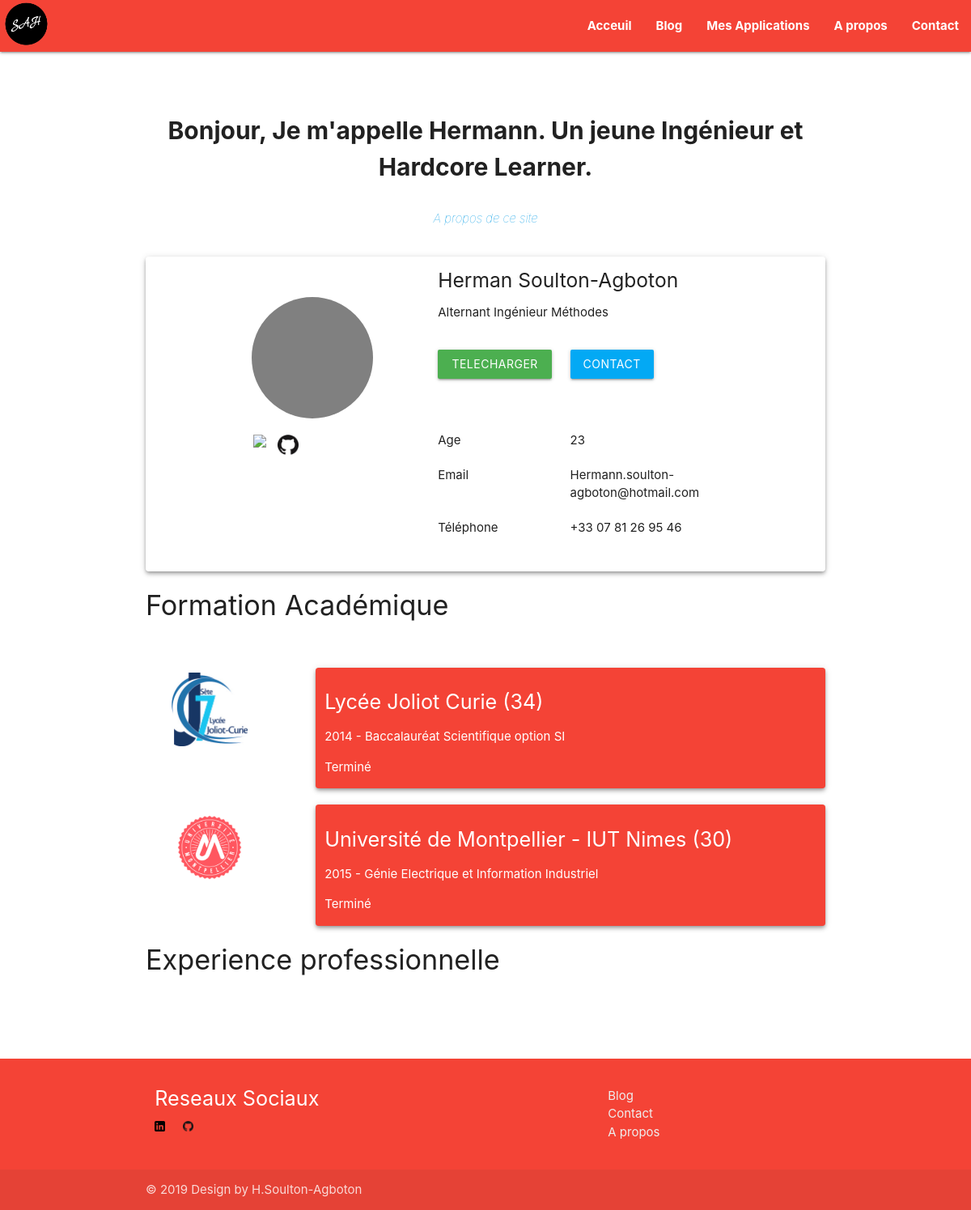
The app's page /, older data.
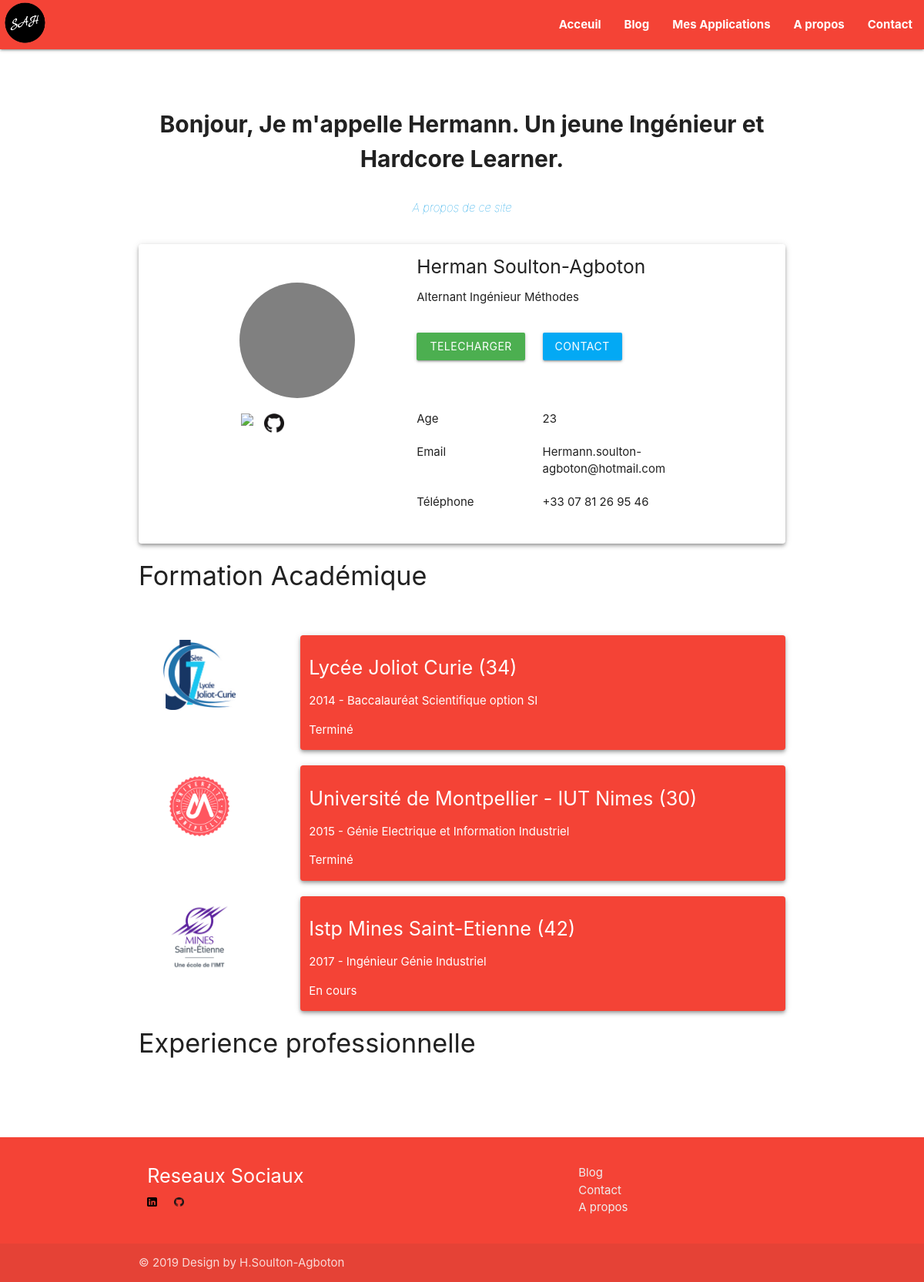
The same page, newer data.
### website/models.py (models this page shows, shortened)
class Formation(models.Model):
    name = models.CharField(max_length= 500)
    start_date = models.DecimalField(max_digits = 6, decimal_places=0)
    status = models.CharField(max_length= 8)
    school = models.CharField(max_length=500)
    photo = models.ImageField(upload_to="images/")

### website/views.py (the view)
# urls.py: path('', views.index, name='index'),
def index(request):
   Formations = Formation.objects.order_by('start_date')
   Experiences = Experience.objects.order_by('start_date')
   return  render(request, 'website/index.html',{'Formations': Formations, 'Experiences':Experiences})

### website/templates/website/index.html (shortened to what this page needs)
{% extends 'application.html' %}
{% load static %}
{% block content %}
<div class="container">
  <div class="row">
    <div class="col s12">
      <p class="specfont">
        Bonjour, Je m'appelle Hermann. Un jeune Ingénieur et Hardcore Learner.
      </p>
      <p id="citation"><a href="{% url 'about' %}">A propos de ce site</a></p>
    </div>
  </div>
  <div class="row z-depth-2 specborder">
    <div class="col s12 l4 ">
      <div class="row">
        <div class="col s12">
          <div id="profil-picture">
          </div>
          <div class="row">
            <div class="offset-l1 col l12 layout">
              <a href="" id="rs-logo"><img class="responsive-img center" src="{%static '/images/linkedin.png' %}"></a>
              <a href="" id="rs-logo"><img class="responsive-img  center" src="{%static '/images/github.png' %}"></a>
            </div>
          </div>
        </div>
      </div>
    </div>
    <div id="frame-pres" class="offset-s2 offset-m1 offset-l1 col s9 m12 l7">
      <div class="row">
        <div class=" offset-m2 col m12 l12">
          <h5>Herman Soulton-Agboton</h5>
          <p>Alternant Ingénieur Méthodes</p>
        </div>
      </div>
      <div class="row">
        <div class=" offset-m2 col s5 m4 l4">
          <a class="waves-effect green btn">TELECHARGER CV</a>
        </div>
        <div class=" offset-s1 col s6 m5 l3">
          <a href="{% url 'contact' %}" class="waves-effect light-blue btn">CONTACT</a>
        </div>
      </div>
      <br>
      <br>
      <div class="row">
        <div class=" offset-m2 col s3 l3">
          <span>Age</span>
        </div>
        <div class="offset-s3 offset-m1 offset-l1 col s3 l3">
          <span>23</span>
        </div>
      </div>
      <div class="row">
        <div class=" offset-m2  col s3 l3">
          <span>Email</span>
        </div>
        <div class=" offset-s3 offset-m1 offset-l1 col s6 l7">
          <span>Hermann.soulton-agboton@hotmail.com</span>
        </div>
      </div>
      <div class="row">
        <div class=" offset-m2 col s3 l3">
          <span>Téléphone</span>
        </div>
        <div class="offset-s3 offset-m1 offset-l1  col s6 l7">
          <span>+33 07 81 26 95 46</span>
        </div>
      </div>
      <br>
    </div>
  </div>
  <h4>Formation Académique</h4>
  <br>
  <br>
  {% for formation in Formations %}
  <div class="row">
    <div class=" center col s4 l2">
      <img id="school-logo" class="responsive-img" src="{{ formation.photo.url }}">
    </div>
    <div class=" offset-l1 col s8 l9 z-depth-2 specborder red ligthen 5 white-text">
      <h3 class="flow-text">{{ formation.school}}</h3>
      <ul>
        <li>
          <p>{{ formation.start_date }} - {{formation.name}}</p>
        </li>
        <li>
          <p>{{ formation.status }}</p>
        </li>
      </ul>
    </div>
  </div>
  {% endfor %}
  <h4>Experience professionnelle </h4>
  <br>
  <br>
</div>
<br>
<br>
{% endblock %}

Row changes from the older to the newer data that the page shows:
added Formation: photo (picture), school "Istp Mines Saint-Etienne (42)", start_date "2017", name "Ingénieur Génie Industriel", status "En cours"
